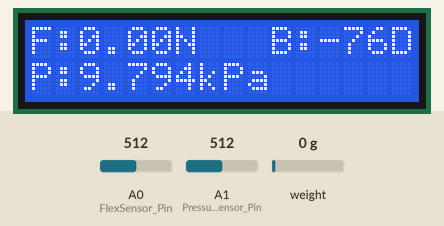
A sketch run on a simulated Arduino Uno, built with avr-gcc and run on an emulated ATmega328P. Shown: 16×2 character LCD. Inputs (shaded band) come from the test bench; at power-on: weight on the scale 0 g, A0 (FlexSensor_Pin) = 512, A1 (PressureSensor_Pin) = 512.

Above: at 2.25 s.
2.3 s: weight on the scale set to 100 g
At 2.46 s:
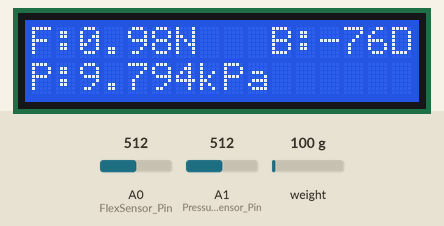
4.5 s: A0 (FlexSensor_Pin) set to 716
At 4.74 s:
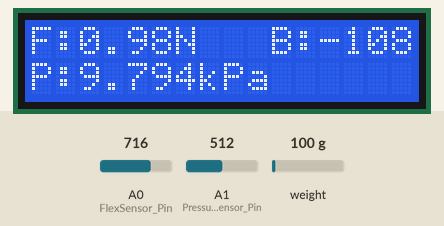
6.1 s: A1 (PressureSensor_Pin) set to 716
At 6.19 s:
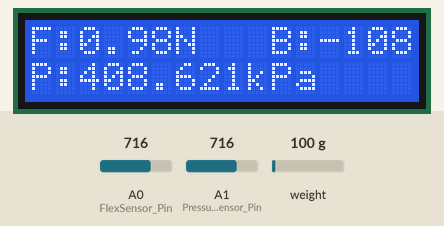
7.6 s: weight on the scale set to 1250 g
At 7.86 s:
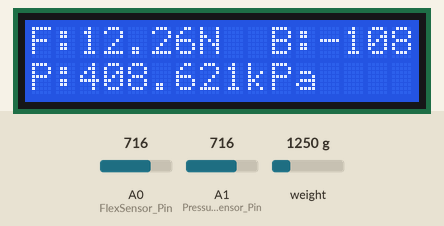
9.3 s: A0 (FlexSensor_Pin) set to 900
At 9.52 s:
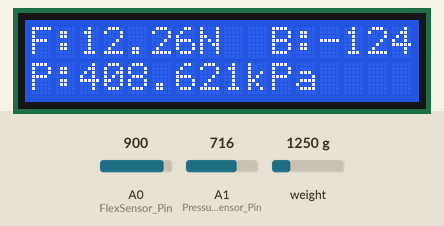
10.9 s: A1 (PressureSensor_Pin) set to 900
At 10.98 s:
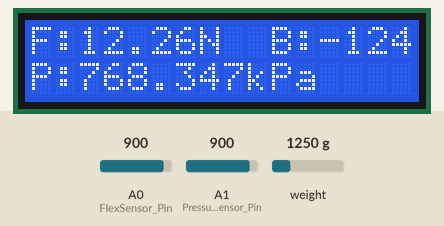

Measured:
- after the input at 2.3 s, the display: first differs from a run without the input after 0.11 s (image 1)
- after the input at 4.5 s, the display: first differs from a run without the input after 0.20 s (image 2)
- after the input at 7.6 s, the display: first differs from a run without the input after 0.21 s (image 4)
- after the input at 9.3 s, the display: first differs from a run without the input after 0.18 s (image 5)
- after the input at 10.9 s, the display: changes at once (image 6)

The sketch:

Testing_Station.ino
```cpp
/* Testing Station - Software Implementation
   AM, van der Vinne */

// Include the following libraries

#include "HX711.h"
#include <Arduino.h>
#include <LiquidCrystal.h>

//Constants

const int FlexSensor_Pin = A0; // Analog pin 0 connected to flex sensor
const float Vcc = 5; // 5 Volt input
const float Resistor = 10000; // Resistor used to create voltage devider circuit
const float Flat_Resistance = 23800; // Resistance when flex sensor is at 0 degrees
const float Bend_Resistance = 40000; // Resistance when flex sensor is at 90 degrees
const int LoadCell_DAT_Pin = A2; // Analog pin 2 connected to load cell DAT pin
const int LoadCell_CLK_Pin = A3; // Analog pin 3 connected to load cell CLK pin
const int PressureSensor_Pin = A1; // Analog pin 1 connected to pressure sensor pin
const float V_Offset = Vcc / 2.01779;  // Offset voltage at 0 kPa
const float Sensitivity = Vcc / 2000; // 2.5 mV/kPa for the -100 kPa to 100 kPa range

//Variables

int Flex_ADC; // Analog value for flex sensor
float Flex_Voltage; // Voltage division value
float Flex_Resistance; // Resistance value
float Flex_Angle; // Bending angle of flex sensor in degrees
float Force_Measurement; // Force measurement of load cell
int Pressure_ADC; // Analog value for pressure sensor
float Pressure_Voltage; //Voltage division value
float Pressure; // Pressure measurement value


LiquidCrystal lcd(12, 11, 5, 4, 3, 2); // Set the LCD pins
HX711 scale;

void setup() {

  //LCD
  lcd.begin(16, 2); // Set LCD's columns and rows
  lcd.setCursor(0,0); // Set LCD cursor to first row and first column

  // Flex sensor
  pinMode(FlexSensor_Pin, INPUT); // Set pin A0 as an input

  // Load cell
  scale.begin(LoadCell_DAT_Pin, LoadCell_CLK_Pin); // Begin the scale
  scale.set_scale(47.1); // this value is the calibration factor
  scale.tare(); // reset the scale to 0
}

void loop() {

 // Clear the LCD screen at the beginning of each loop
 lcd.clear();

 // Load cell code
 Force_Measurement = ((scale.get_units())/1000) *9.81; // Convert weight in grams to force in Newtons

 lcd.setCursor(0, 0);
 lcd.print("F:"); // Print force heading
 lcd.print(Force_Measurement, 2); // Print force measurement
 lcd.print("N"); // Print Newtons unit


 // Flex sensor code
 Flex_ADC = analogRead(FlexSensor_Pin); // Get ADC value
 Flex_Voltage = Flex_ADC * (Vcc / 1023); // Convert ADC value to voltage
 Flex_Resistance = Resistor * (Vcc / Flex_Voltage - 1); // Calculate the flex resistance
 Flex_Angle = map(Flex_Resistance, Flat_Resistance, Bend_Resistance, 0, 90); // Convert resistance into bending angle

 lcd.setCursor(9, 0);
 lcd.print(" B:"); // Print bending angle heading
 lcd.print(Flex_Angle, 0); // Print bending angle in degrees
 lcd.print("D"); // Print degrees unit

 // Pressure sensor code
 Pressure_ADC = analogRead(PressureSensor_Pin); // Get ADC value
 Pressure_Voltage = Pressure_ADC * (Vcc/ 1023); // Convert ADC value to voltage
 Pressure = (Pressure_Voltage - V_Offset) / Sensitivity; // Pressure value in kPa

 lcd.setCursor(0,1); // Set cursor to second row
 lcd.print("P:"); // Print pressure heading
 lcd.print(Pressure, 3); // Print pressure measurement
 lcd.print("kPa"); // Print kilo Pascal unit

 lcd.setCursor(0,0); // Set cursor back to force measurement position

 // Delay for a short period to control the display update rate
 delay(100);
}
```
